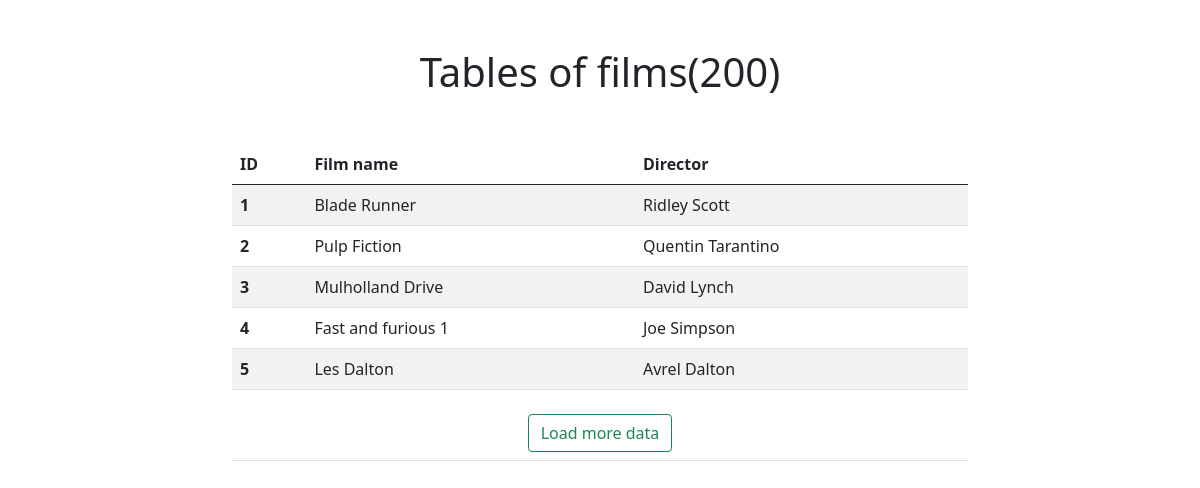
The page / on the database its author committed.
### models.py (models this page shows)
class Film(Base):
    __tablename__ = "films"
    id = Column(Integer, primary_key=True, index=True)
    name = Column(String)
    director = Column(String)

### main.py (the view)
@app.get('/', response_class=HTMLResponse)
async def films_list_view(
    request: Request,
    hx_request: Optional[str] = Header(None),
    db: Session = Depends(get_db),
    page: int = 1
):
    N = 5 # Films per page
    OFFSET = (page - 1) * N
    films = db.query(models.Film).offset(OFFSET).limit(N)
    num_films = db.query(models.Film).count()
    context = {
        'num_films': num_films,
        'request': request,
        'films': films,
        'page': page,
    }
    if hx_request:
        return templates.TemplateResponse('partials/table.html', context)
    return templates.TemplateResponse('films_list.html', context)

### templates/films_list.html (shortened to what this page needs)
<!DOCTYPE html>
<html lang="fr">
<head>
    <link href="{{ url_for('static', path='/bootstrap-5.0.2/css/bootstrap.min.css') }}" rel="stylesheet">
</head>
<body>
    <div class="container">
        <div class="row">
            <div class="col-md-2"></div>
            <div class="col-md-8 py-5">
                <h1 class="mb-5 text-center">
                    Tables of films({{ num_films }})
                </h1>
                <table class="table table-striped">
                    <thead>
                      <tr>
                        <th scope="col">ID</th>
                        <th scope="col">Film name</th>
                        <th scope="col">Director</th>
                      </tr>
                    </thead>
                    <tbody id="table-body">
                        {% include 'partials/table.html' %}
                    </tbody>
                </table>
            </div>
        </div>
    </div>
</body>
</html>

### templates/partials/table.html (shortened to what this page needs)
                        {% for film in films %}
                        <tr>
                            <th scope="row">{{ film.id }}</th>
                            <td>{{ film.name }}</td>
                            <td>{{ film.director }}</td>
                        </tr>
                        {% endfor %}
                        {% if films %}
                        <tr>
                            <td colspan="3">
                                <div class="text-center pt-3">
                                    <button class="btn btn-outline-success"
                                        hx-get="/?page={{ page + 1 }}"
                                        hx-target="closest tr"
                                        hx-swap="outerHTML">
                                        Load more data
                                    </button>
                                </div>
                            </td>
                        </tr>
                        {% endif %}

### rows shown on the page
Film: id "1", name "Blade Runner", director "Ridley Scott"
Film: id "2", name "Pulp Fiction", director "Quentin Tarantino"
Film: id "3", name "Mulholland Drive", director "David Lynch"
Film: id "4", name "Fast and furious 1", director "Joe Simpson"
Film: id "5", name "Les Dalton", director "Avrel Dalton"

### other values the page prints
{{ num_films }} "200"
